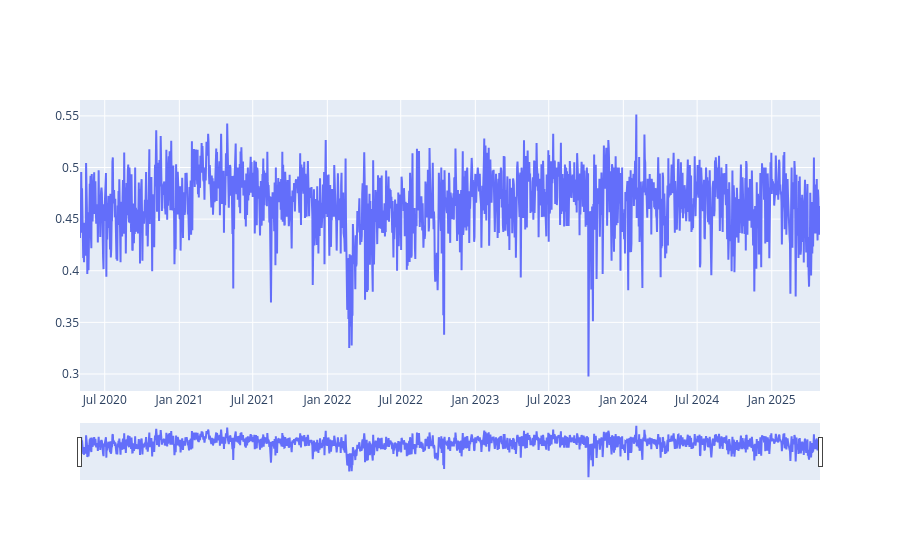

Notebook code for this chart:
### Code cell
fig = go.Figure()

df["date"] = pd.to_datetime(df["date"])

daily_soft = (
    df
    .assign(day=df["date"].dt.floor("D"))
    .groupby("day")["soft_mean"]
    .mean()
    .sort_index()
)

fig.add_trace(
    go.Scatter(
        x=daily_soft.index,
        y=daily_soft.values,
        mode="lines",
        line=dict(width=2),
        name="Daily Soft Mean (Whole Dataset)"
    )
)
fig.update_xaxes(rangeslider_visible=True)

### Figure 1 — Plotly figure (JSON) as saved in the notebook; plotly's stock layout.template omitted (floating-point values rounded to 4 significant figures; data arrays with more than 128 entries replaced by an {"elided": "..."} marker saying what was removed)
{"data": [{"line": {"width": 2}, "mode": "lines", "name": "Daily Soft Mean (Whole Dataset)", "type": "scatter", "x": {"elided": "1826 str values"}, "y": {"elided": "1826 float values"}}], "layout": {"xaxis": {"rangeslider": {"visible": true}}}}
